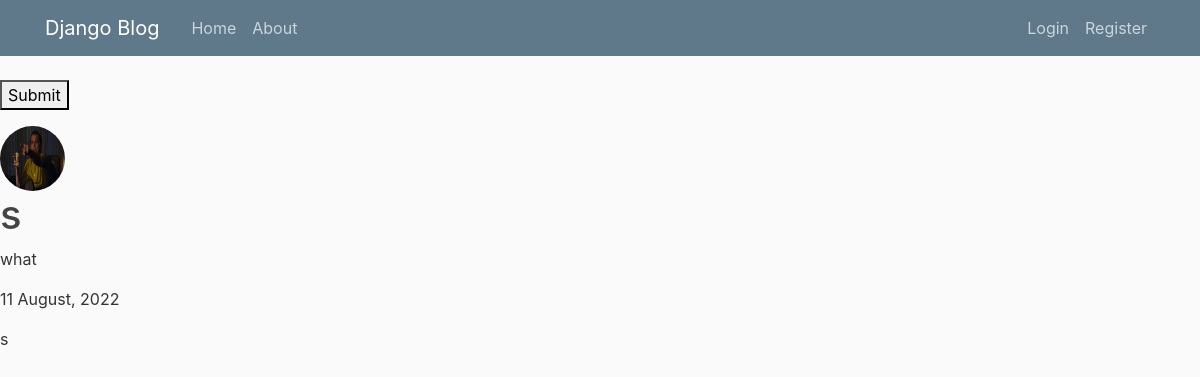
The app's page /post/14/ with its own data.
### iris/models.py (models this page shows, shortened)
class PostModel(models.Model):
    title = models.CharField(max_length = 100)
    author = models.ForeignKey(User, on_delete = models.CASCADE, null = True)
    date = models.DateTimeField(default = timezone.now)
    content = models.TextField()

### users/models.py (models this page shows, shortened)
class ProfileModel(models.Model):
    user = models.OneToOneField(User, on_delete = models.CASCADE, related_name='profile')
    image = models.ImageField(default = 'default.jpg', upload_to = 'profile_pics')

### iris/views.py (the view)
# urls.py: path('post/<int:pk>/', PostDetailView.as_view(), name = 'post-detail'),
class PostDetailView(DetailView):
    model = PostModel

### iris/templates/iris/postmodel_detail.html (shortened to what this page needs)
{%extends "iris/base.html"%}
{%block content%}
    <form method="POST">
        <button>Submit</button>
    </form>
    <img class="rounded-circle article-img" src="{{object.author.profile.image.url}}">
    <h1>{{object.title}}</h1>
    <p>{{object.author}}</p>
    <p>{{object.date|date:"d F, Y"}}</p>
    <p>{{object.content}}</p>
{%endblock content%}

### iris/static/iris/main.css (style rules this page uses)
body { background: #fafafa; color: #333333; margin-top: 5rem; }
h1, h2, h3, h4, h5, h6 { color: #444444; }
.article-img { height: 65px; width: 65px; margin-right: 16px; }

### records on screen
PostModel: author.profile.image (placeholder picture), title "s", author "what", date "11 August, 2022", content "s"
